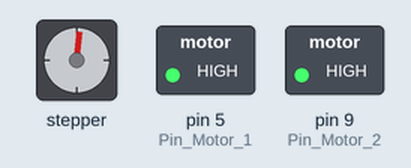
This sketch was run on a simulated Arduino Uno, built with avr-gcc and run on an emulated ATmega328P. Shown: stepper motor, switched loads named in the sketch (green lamp = pin HIGH). Stepper angles assume 250 steps per turn.

Above: at 0.15 s.
At 4.99 s:
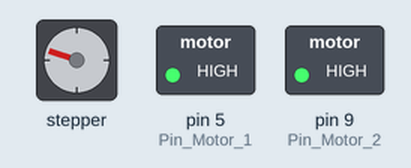
At 9.84 s:
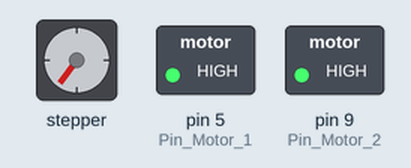
At 19.83 s:
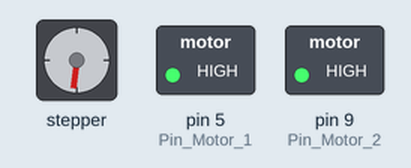
At 29.83 s:
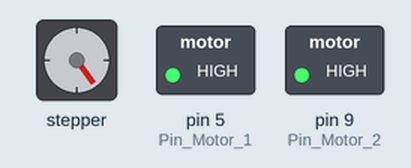
At 39.82 s:
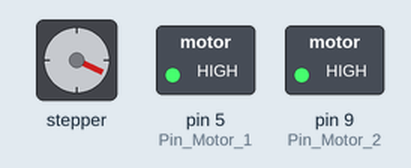
Timing chart, 0 to 40.0 s (numbered marks = the images above):
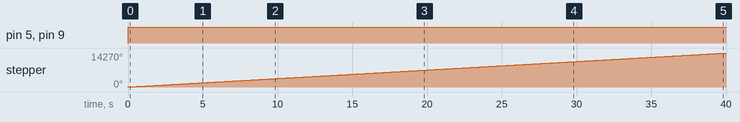

Measured:
- by itself, pin 5 (Pin_Motor_1), pin 9 (Pin_Motor_2): LOW → HIGH at 0.00 s
- by itself, stepper: keeps turning clockwise at about 357°/s

The sketch:

Motores_STEP_04_L293D_MENA.ino
```cpp
/*                            + -                               + -
                             * *    * * * * *     * * * * *    * *

                             * *    * * * * *       * * * * *    * *

                             * *    * * * * *       * * * * *    * *
Entrada In1-2(PWM)-----------------\         ---V----        /------------Entrada VCC L293D 5v
velocidad de motor I         * *    0 * * * o|01 16|o * * * 0   * *
PinPWM_Motor_1 = 5                           |     |
                             * *    * * * 0 o|02 15|o * * * *    * *
Señal B sentido Motor I \----------------/   |     |  \-----------------------/Señal D sentido Motor II
Pin 4                        * *    0 * * * o|03 14|o * * * 0    * *                   Pin 3
                     /-------------/         |     |         \-------------\
Salida  1 -----|----/        * 0----0 * * * o|04 13|o * * * 0--\ * *        \-----|----Salida  1
Motor I       === Cap           GND          |     |            >--\GND      Cap ===   Motor II
Salida  2 -----|----\        * 0----0 * * * o|05 12|o * * * 0--/ * 0        /-----|----Salida  2
                     \-------------\         |     |         /-------------/
                             * *    0 * * * o|06 11|o * * * 0    * *
                                             |     |
                             * *    0 * * * o|07 10|o * * * 0    * *
Señal A sentido Motor I \-----------/        |     |         \----------------/Señal C sentido Motor II
Pin 7                        * *    * * * 0 o|08 09|o 0 * * 0    * *                    Pin 8
                        /----------------/   -------  \-----------------------\
Entrada VCC alimenta   /                                                       \ Entrada In3-4(PWM) Recordar q Arduino puede solo 40 ma x puerto
motores (4,5 a 36V)   /      * *    * * * * *       * * * * *    * *            \ velocidad de motor II
                                                                                 \ PinPWM_Motor_2 = 9

                             * *    * * * * *       * * * * *    * *
              pin GND----------/
                             * 0    * * * * *       * * * * *    * 0
                               \---------------------------------/ - GND
                             0 *    * * * * *       * * * * *    * *
              pin 5v---------/
                             0 *    * * * * *       * * * * *    0 *
                             \---------------------------------/   + 5v


Control de step motors
https://create.arduino.cc/projecthub/ambhatt/bipolar-stepper-motor-library-b9d5e0
*/

#include <Stepper.h>

const int senal_1 = 8;                            // Entrada 2 del puente-H
const int senal_2 = 3;                            // Entrada 10 del puente-H
const int senal_3 = 4;                            // Entrada 7 del puente-H
const int senal_4 = 7;                            // Entrada 15 del puente-H
Stepper myStepper(250, senal_1,senal_2,senal_3,senal_4);
const int Pin_Motor_1 = 5;                     // Habilita al pin 1 del puente-H
const int Pin_Motor_2 = 9;                     // Habilita al pin 9 del puente-H
void setup() {
  myStepper.setSpeed(60);
  pinMode(Pin_Motor_1, OUTPUT);     //Habilita Pin_Motor_I - 5
  pinMode(Pin_Motor_2, OUTPUT);     //Habilita Pin_Motor_II - 9
}

void loop() {
  digitalWrite(Pin_Motor_1, HIGH);     //Habilita Pin_Motor_I - 5
  digitalWrite(Pin_Motor_2, HIGH);     //Habilita Pin_Motor_II - 9
  myStepper.step(10);
}
```
